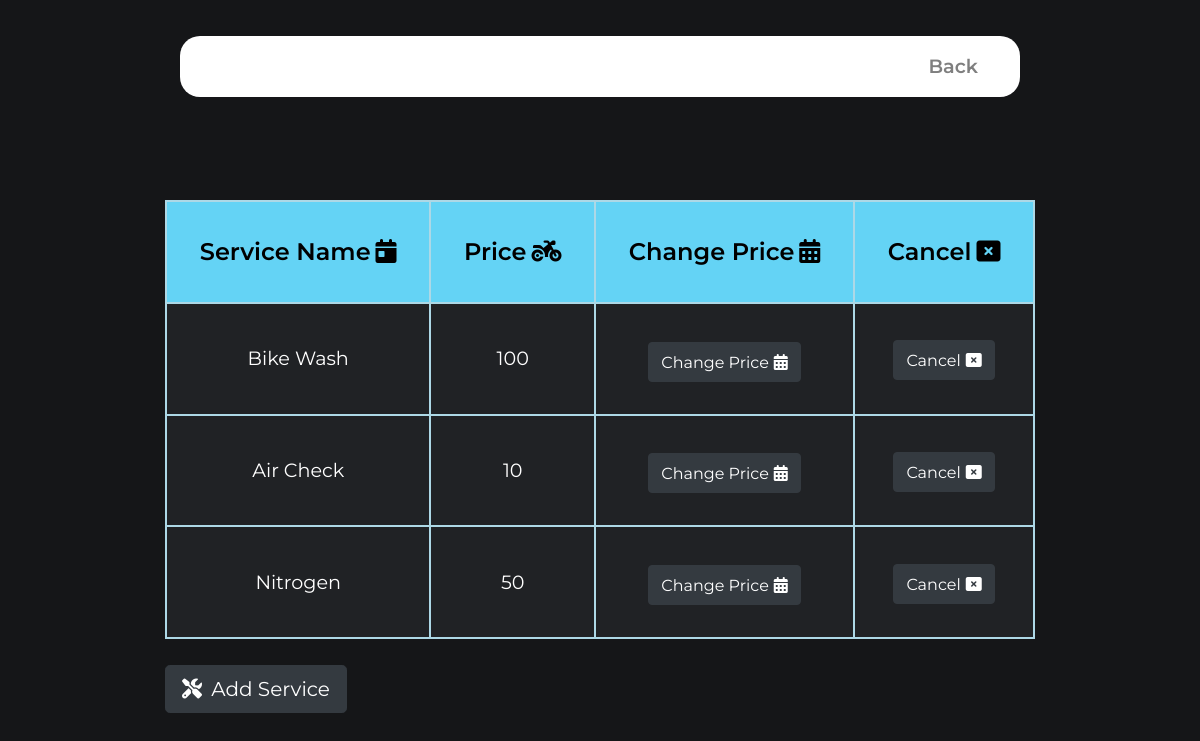
/ServiceCenter/listservices.php, run on the app's committed database.
### tables this page shows
CREATE TABLE IF NOT EXISTS `services_offered` (
  `service_id` int NOT NULL AUTO_INCREMENT,
  `service_name` varchar(50) NOT NULL,
  `service_price` decimal(10,0) NOT NULL,
  PRIMARY KEY (`service_id`)
);

### ServiceCenter/listservices.php (the view, shortened to what this page needs)
<?php
require 'config/connect.php';
$serv_sql = mysqli_query($connect, "select * from services_offered");
?>
<!DOCTYPE html>
<html>
<head>
  <link rel="stylesheet" href="https://stackpath.bootstrapcdn.com/bootstrap/4.3.1/css/bootstrap.min.css">
  <link rel="stylesheet" href="css/profile.css">
  <link rel="stylesheet" href="css/style.css">
</head>
<body>
  <section id="title">
    <div class="containers-fluid">
      <nav class="navbar navbar-expand-lg navbar-light  ">
        <div class="collapse navbar-collapse" id="navbarSupportedContent">
          <ul class="navbar-nav ml-auto">
            <li class="nav-item">
              <a class="nav-link" href="custProfile.php" id="back">Back</a>
            </li>
          </ul>
        </div>
      </nav>
      <div class="row">
        <table class="user-details">
          <tr>
            <th>Service Name<i class="fas fa-calendar-day" style="margin-left: 5px;margin-top: 5px;"></i></th>
            <th>Price<i class="fas fa-motorcycle" style="margin-left: 5px;margin-top: 5px;"></i></th>
            <th>Change Price<i class="fas fa-calendar-alt" style="margin-left: 5px;margin-top: 5px;"></i></th>
            <th>Cancel<i class="fas fa-window-close" style="margin-left: 5px;margin-top: 5px;"></i></th>
          </tr>
          <?php
          while ($serv_data = mysqli_fetch_array($serv_sql)) {
            $servid = $serv_data['service_id']
          ?>
            <tr>
              <td><?php echo $serv_data['service_name']; ?></td>
              <td><?php echo $serv_data['service_price']; ?></td>
              <td><button type="button" class="btn btn-dark btn-md changebutton" style="margin-top: 3%;" data-toggle="modal" data-target="#changeModal" id="change_button" value="<?php echo $servid; ?>">Change Price<i class="fas fa-calendar-alt" style="margin-left: 5px;margin-top: 5px;"></i></button></td>
              <td><button type="button" class="btn btn-dark btn-md cancel_button" style="margin-top: 3%;" id="cancelservice_button" value="<?php echo $servid; ?>">Cancel<i class="fas fa-window-close" style="margin-left: 5px;margin-top: 5px;"></i></button></td>
            </tr>
          <?php
          }
          ?>
        </table>
        <button type="button" class="btn btn-dark btn-lg" style="margin-top: 3%;" id="add_service"><i class="fas fa-tools" style="margin-right: 4px;"></i> Add Service</button>
      </div>
    </div>
  </section>
</body>
</html>

### ServiceCenter/css/profile.css (style rules this page uses)
body { font-family: "Montserrat", sans-serif; text-align: center; background-color: #6c757d; }
.containers-fluid { padding: 7% 15%; }
.navbar { margin: 0 0 1rem; background-color: white; color: #000; border-radius: 20px; }
.nav-item { padding: 0 18px; }
.nav-link { font-size: 1.2rem; font-family: "Montserrat", sans-serif; font-weight: 600; }
#title { background-color: #000; color: ghostwhite; text-align: left; }
#title .containers-fluid { padding: 3% 15% 8%; }
.containers-fluid { height: 97vh; background-color: #151618; }
table { width: 100%; }
table, th, td { color: white; border: 2px solid lightblue; text-align: center; padding: 2rem; }
th { height: 4.5rem; font-size: 1.5rem; font-weight: 600; color: black; background-color: rgb(100, 211, 245); }
td { height: 5rem; font-size: 1.2rem; background-color: black; }
.user-details th { height: 4.5rem; font-size: 1.5rem; font-weight: 600; color: black; background-color: rgb(100, 211, 245); }
.user-details td { height: 5rem; font-size: 1.2rem; background-color: #202225; }
.user-details { margin-top: 10%; }

### ServiceCenter/css/style.css (style rules this page uses)
* { box-sizing: border-box; }
body { background-color: #151618; }

### data on the page
services_offered: service_name "Bike Wash", service_price "100", $servid 1 (drawn)
services_offered: service_name "Air Check", service_price "10", $servid 2 (drawn)
services_offered: service_name "Nitrogen", service_price "50", $servid 3 (drawn)
